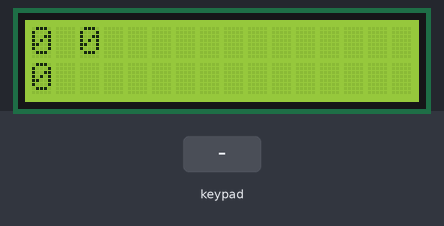
Recording of a sketch running on a simulated Arduino Uno, built with avr-gcc and run on an emulated ATmega328P. Shown: 16×2 character LCD. The test bench sets the inputs (shaded band).

Above: at 3.2 s.
3.3 s: keypad keys 9 8 7 6 A pressed 0.4 s apart
At 6.0 s:
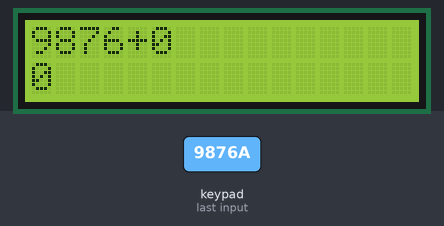
6.8 s: key 'C' pressed
At 7.4 s:
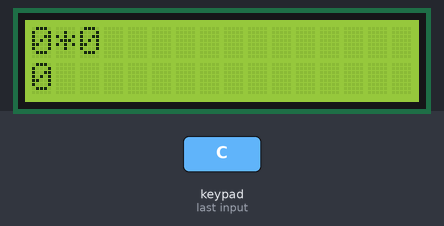
8.4 s: key '#' pressed
At 8.7 s:
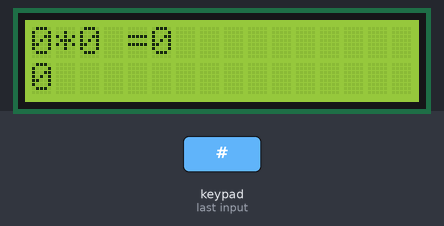
9.9 s: keypad keys 9 8 7 6 D pressed 0.4 s apart
At 12.3 s:
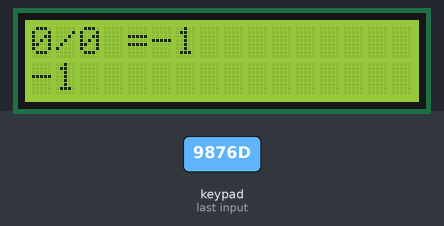
13.4 s: key 'A' pressed
At 14.7 s:
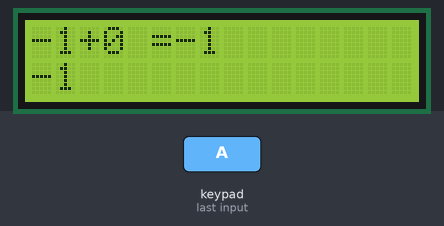
15.0 s: key 'B' pressed
Timing chart, 0 to 17.6 s (numbered marks = the images above; inputs shaded):
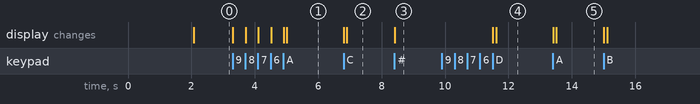

The sketch:

keypad_LCD_calculator.ino
```cpp
/*
 * Arduino Keypad calculator Program
 */

#include <LiquidCrystal.h>  //Header file for LCD from https://www.arduino.cc/en/Reference/LiquidCrystal
#include  <Keypad.h> //Header file for Keypad from https://github.com/Chris--A/Keypad

const  byte ROWS = 4; // 4 rows
const byte COLS = 4; // 3 columns

// Define  the Keymap
char keys[ROWS][COLS] = {

  {'1','2','3','A'},

  {'4','5','6','B'},

  {'7','8','9','C'},

  {'*','0','#','D'}

};

byte rowPins[ROWS]  = { 9, 8, 7, 6 };// Connect keypad ROW0, ROW1, ROW2 and ROW3 to these Arduino pins.
byte colPins[COLS] = { 5, 4, 3, 2 }; // Connect keypad COL0, COL1 and COL2 to these Arduino  pins.

Keypad keypad = Keypad( makeKeymap(keys), rowPins, colPins, ROWS, COLS );

const int rs = 50, en = 51, d4 = 29, d5 = 27, d6 =  25, d7 = 23; //Pins to which LCD is connected
LiquidCrystal lcd(rs, en, d4, d5,  d6, d7);

 long Num1,Num2,Number;
 char key,action;
 boolean result  = false;

void setup() {
  lcd.begin(16, 2); //We are using a 16*2 LCD  display
  lcd.print("DIY Calculator"); //Display a intro message
  lcd.setCursor(0,  1);   // set the cursor to column 0, line 1
  lcd.print("-CircuitDigest");  //Display a intro message

   delay(2000); //Wait for display to show info
    lcd.clear(); //Then clean it
}

void loop() {

  key = keypad.getKey();  //storing pressed key value in a char

  if (key!=NO_KEY)
    DetectButtons();

  if  (result==true)
    CalculateResult();

  DisplayResult();
}

void  DetectButtons()
{
     lcd.clear(); //Then clean it
    if (key=='*')  //If cancel Button is pressed
    {Serial.println ("Button Cancel"); Number=Num1=Num2=0;  result=false;}

     if (key == '1') //If Button 1 is pressed
    {Serial.println  ("Button 1");
    if (Number==0)
    Number=1;
    else
    Number  = (Number*10) + 1; //Pressed twice
    }

     if (key == '4') //If  Button 4 is pressed
    {Serial.println ("Button 4");
    if (Number==0)
    Number=4;
    else
    Number = (Number*10) + 4; //Pressed twice
    }

     if (key == '7') //If Button 7 is pressed
    {Serial.println ("Button  7");
    if (Number==0)
    Number=7;
    else
    Number = (Number*10)  + 7; //Pressed twice
    }

    if (key == '0')
    {Serial.println  ("Button 0"); //Button 0 is Pressed
    if (Number==0)
    Number=0;
    else
    Number = (Number*10) + 0; //Pressed twice
    }

     if  (key == '2') //Button 2 is Pressed
    {Serial.println ("Button 2");
     if  (Number==0)
    Number=2;
    else
    Number = (Number*10) + 2; //Pressed  twice
    }

     if (key == '5')
    {Serial.println ("Button  5");
     if (Number==0)
    Number=5;
    else
    Number = (Number*10)  + 5; //Pressed twice
    }

     if (key == '8')
    {Serial.println  ("Button 8");
     if (Number==0)
    Number=8;
    else
    Number  = (Number*10) + 8; //Pressed twice
    }


    if (key == '#')
    {Serial.println ("Button Equal");
    Num2=Number;
    result = true;
    }

     if (key == '3')
    {Serial.println ("Button 3");
     if (Number==0)
    Number=3;
    else
    Number = (Number*10) + 3;  //Pressed twice
    }

     if (key == '6')
    {Serial.println  ("Button 6");
    if (Number==0)
    Number=6;
    else
    Number  = (Number*10) + 6; //Pressed twice
    }

     if (key == '9')
    {Serial.println ("Button 9");
    if (Number==0)
    Number=9;
    else
    Number = (Number*10) + 9; //Pressed twice
    }

      if (key ==  'A' || key == 'B' || key == 'C' || key == 'D') //Detecting Buttons on Column 4
  {
    Num1 = Number;
    Number =0;
    if (key == 'A')
    {Serial.println  ("Addition"); action = '+';}
     if (key == 'B')
    {Serial.println ("Subtraction");  action = '-'; }
     if (key == 'C')
    {Serial.println ("Multiplication");  action = '*';}
     if (key == 'D')
    {Serial.println ("Devesion"); action  = '/';}

    delay(100);
  }

}

void CalculateResult()
{
  if (action=='+')
    Number = Num1+Num2;

  if (action=='-')
    Number  = Num1-Num2;

  if (action=='*')
    Number = Num1*Num2;

  if (action=='/')
    Number = Num1/Num2;
}

void DisplayResult()
{
  lcd.setCursor(0,  0);   // set the cursor to column 0, line 1
  lcd.print(Num1); lcd.print(action);  lcd.print(Num2);

  if (result==true)
  {lcd.print(" ="); lcd.print(Number);}  //Display the result

  lcd.setCursor(0, 1);   // set the cursor to column  0, line 1
  lcd.print(Number); //Display the result
}
```

Measured:
- after the input at 3.3 s, the display: first changes at once (image 1 shows a later state)
- after the input at 6.8 s, the display: first changes at once (image 2 shows a later state)
- after the input at 8.4 s, the display: changes at once (image 3)
- after the input at 9.9 s, the display: first changes after 1.6 s (image 4 shows a later state)
- after the input at 13.4 s, the display: first changes at once (image 5 shows a later state)
